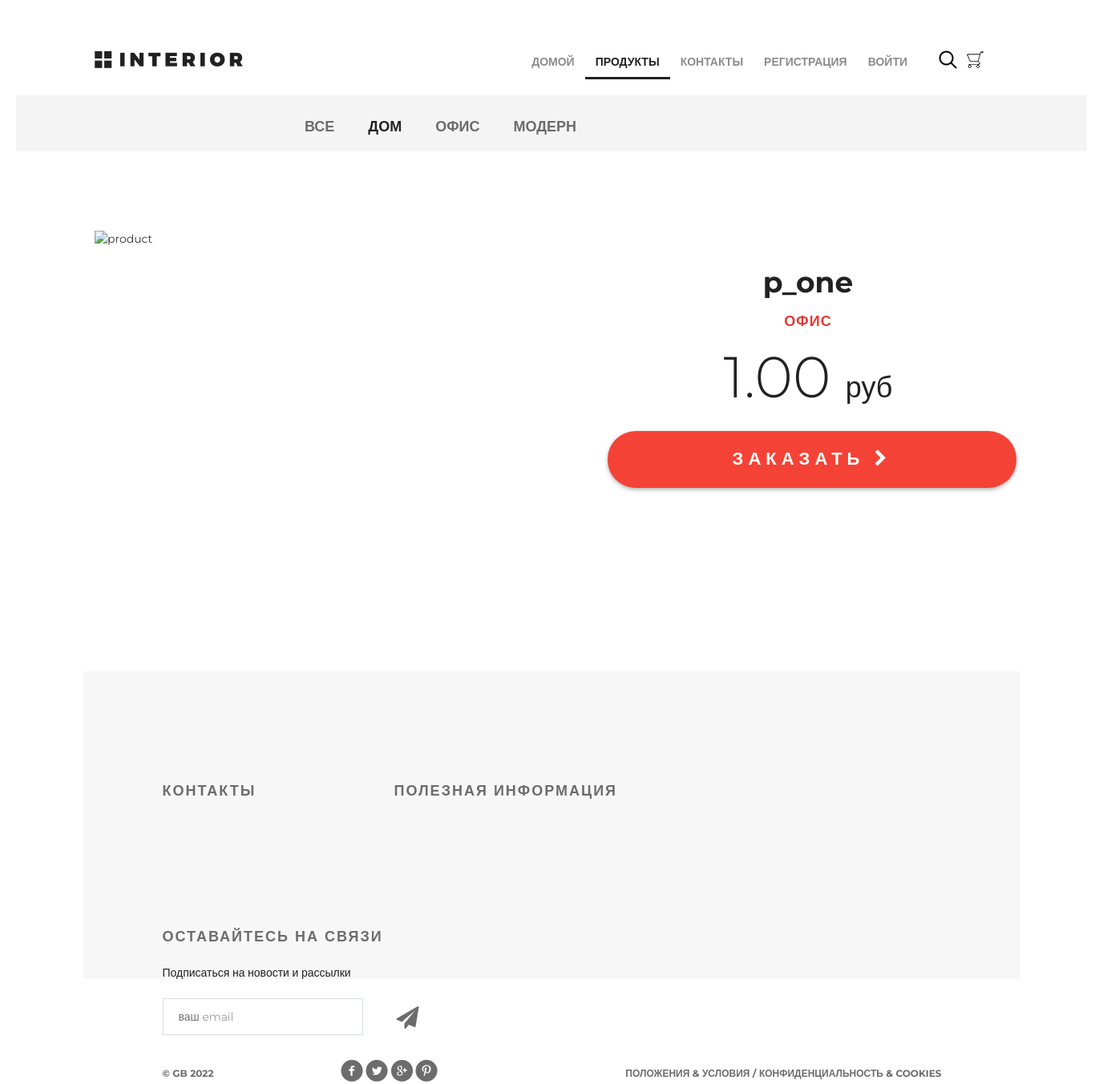
Page /products/product/1/ on the committed database.
### mainapp/models.py (models this page shows, shortened)
class ProductCategotry(models.Model):
    name = models.CharField(max_length=64, unique=True, verbose_name='Имя')
    description = models.TextField(verbose_name='Описание', blank=True)
    link_name = models.CharField(max_length=64, unique=False, verbose_name='Ссылка', blank=True)
    is_active = models.BooleanField(default=True)
    def __str__(self):
        return self.name
    class Meta:
        verbose_name = 'Категория'
        verbose_name_plural = 'Категории'

class Product(models.Model):
    category = models.ForeignKey(ProductCategotry, on_delete=models.CASCADE)
    name = models.CharField(verbose_name='имя продукта', max_length=128)
    image = models.ImageField(upload_to='products_images', blank=True)
    short_desc = models.CharField(verbose_name='краткое описание продукта', max_length=60, blank=True)
    description = models.TextField(verbose_name='описание продукта', blank=True)
    price = models.DecimalField(verbose_name='цена продукта', max_digits=8, decimal_places=2, default=0)
    quantity = models.PositiveIntegerField(verbose_name='количество на складе', default=0)
    is_active = models.BooleanField(default=True)
    class Meta:
        verbose_name = 'Продукт'
        verbose_name_plural = 'Продукты'

### mainapp/views.py (the view)
# urls.py: path('product/<int:pk>/', mainapp.product, name='product'),
def product(request, pk):
    title = 'продукты'
    content = {
        'title': title,
        'links_menu': ProductCategotry.objects.filter(is_active=True),
        'product': get_object_or_404(Product, pk=pk),
    }
    return render(request, 'mainapp/product.html', content)

### mainapp/context_processors.py (called while the page is built)
def basket(request):
    print(f'context processor basket works')
    basket = []
    if request.user.is_authenticated:
        basket = Basket.objects.filter(user=request.user)
    basket = []
    if request.user.is_authenticated:
        basket = Basket.objects.filter(user=request.user)
    return {
        'basket': basket,
    }

### mainapp/templates/mainapp/product.html (shortened to what this page needs)
{% extends 'mainapp/base.html' %}
{% load static %}
{% block menu %}
<div class="hero-white">
    <div class="header clearfix">
        {% include 'mainapp/includes/inc_main_menu.html' %}
    </div>
</div>
{% endblock menu %}
{% block content%}
<div class="details">
    <div class="links clearfix">
        {% include 'mainapp/includes/inc_categories_menu.html' %}
    </div>
    <div class="details-products">
        <div class="details-slider">
            <div class="slider-product">
                <img src="/media/{{ product.image }}" alt="product">
            </div>
            <div class="slider-control">
                <div class="block">
                </div>
                <div class="block">
                </div>
                <div class="block">
                </div>
            </div>
        </div>
        <div class="description">
            <h3 class="big-bold">{{product.name}}</h3>
            <h3 class="red">{{product.category}}</h3>
            <p class="price"> {{product.price|floatformat:2}} <span>руб</span></p>
            <a href="{% url 'basketapp:basket_add' product.pk %}" class="red-button">
                заказать <i class="fa fa-chevron-right" aria-hidden="true"></i>
            </a>
        </div>
    </div>
</div>
{% endblock content%}

### mainapp/templates/mainapp/includes/inc_categories_menu.html
<ul class="links-menu">
    <li><a href="{% url 'products:category' 0 %}" class="{% if request.resolver_match.kwargs.pk == link.pk %}active{% endif%}">все</a></li>
    {% for link in links_menu %}
    <li><a href="{% url 'products:category' link.pk %}" class="{% if request.resolver_match.kwargs.pk == link.pk %}active{% endif%}">{{link.name}}</a></li>
    {% endfor %}
</ul>

### static/css/style.css (style rules this page uses)
* { margin: 0; padding: 0; }
body { font-family: 'Montserrat', sans-serif; }
html, body { height: 100%; }
.clearfix:after { content: ""; display: block; clear: both; }
.big-bold { color: #212121; font-size: 36px; font-weight: 700; text-align: left; margin-bottom: 24px; line-height: 36px; }
.red { text-transform: uppercase; color: #e53935; font-size: 18px; font-weight: 700; text-align: left; letter-spacing: 1px; line-height: 17px; margin-bottom: 22px; }
.hero-white { background-color: #fff; height: 119px; padding-left: 98px; padding-right: 211px; position: relative; }
.links { height: 70px; background-color: #f4f4f4; position: relative; padding-left: 360px; }
.links-menu { margin: 27px auto 0px; position: absolute; }
.links-menu li { float: left; list-style-type: none; padding-right: 42px; }
.links-menu li a { text-decoration: none; color: #6c6c6c; font-size: 18px; font-weight: 700; text-transform: uppercase; }
.links-menu .active { color: #212121; font-size: 18px; font-weight: 700; }
.details-products { padding-left: 98px; padding-right: 98px; margin-top: 98px; height: 551px; }
.details-slider { width: 570px; float: left; margin-right: 30px; }
.slider-product { width: 570px; height: 400px; }
.slider-control { width: 420px; height: 70px; margin: 11px auto 0px; padding-left: 150px }
.slider-control .block { height: 70px; width: 70px; position: relative; float: left; margin-right: 10px; }
.description { width: 535px; float: right; padding-left: 35px }
.description .big-bold { color: #212121; font-size: 36px; font-weight: 700; text-align: center; margin-top: 47px; margin-bottom: 0px; }
.description .red { text-transform: uppercase; color: #e53935; font-size: 18px; font-weight: 700; text-align: center; letter-spacing: 1px; line-height: 17px; margin-top: 23px; margin-bottom: 36px; }
.description .price { color: #212121; font-size: 72px; font-weight: 300; line-height: 48px; text-align: center; }
.description .price span { color: #212121; font-size: 36px; font-weight: 300; line-height: 48px; text-align: center; }
.red-button { display: block; height: 71px; width: 510px; border-radius: 35px; background-color: #f44336; text-align: center; text-transform: uppercase; text-decoration: none; color: #ffffff; font-size: 22px; font-weight: 700; line-height: 24px; box-shadow: 0px 2px 4.85px 0.15px rgba(33, 33, 33, 0.35); line-height: 70px; letter-spacing: 6px; margin-top: 31px; }

### rows in the picture
ProductCategotry: name "ДОМ"
ProductCategotry: name "ОФИС"
ProductCategotry: name "МОДЕРН"
Product: name "p_one", category "ОФИС", price "1.00"
